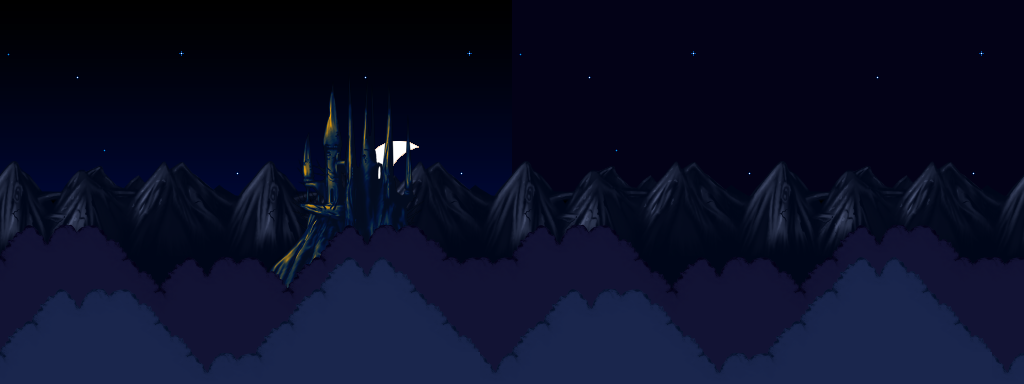

Rendered tile map (Tiled .tmx) drawn with the repository's tilesets; below, a short description and the map source with its tile grids summarised:
An orthogonal 32x12 tile map with 32x32 px tiles, 7 tile layers (back, stars, moon, mountains, ...).

<map version="1.0" orientation="orthogonal" width="32" height="12" tilewidth="32" tileheight="32">
 <tileset firstgid="1" source="../tilesets/DragonsWorldTileset.tsx" />
 <layer name="back" width="32" height="12">
  <properties>
   <property name="hScale" value="0" />
   <property name="vScale" value="0" />
  </properties>
  <data>[384 cells, 384 non-empty, 13 distinct tile ids]</data>
 </layer>
 <layer name="stars" width="32" height="12">
  <properties>
   <property name="hScale" value="0.2" />
   <property name="vScale" value="0.2" />
  </properties>
  <data>[384 cells, 384 non-empty, 4 distinct tile ids]</data>
 </layer>
 <layer name="moon" width="32" height="12">
  <properties>
   <property name="hScale" value="0.3" />
   <property name="vScale" value="0.1" />
  </properties>
  <data>[384 cells, 384 non-empty, 10 distinct tile ids]</data>
 </layer>
 <layer name="mountains" width="32" height="12">
  <properties>
   <property name="hScale" value="0.1" />
   <property name="vScale" value="0" />
  </properties>
  <data>[384 cells, 384 non-empty, 26 distinct tile ids]</data>
 </layer>
 <layer name="castle" width="32" height="12">
  <properties>
   <property name="hScale" value="0.17" />
   <property name="vScale" value="0" />
  </properties>
  <data>[384 cells, 384 non-empty, 49 distinct tile ids]</data>
 </layer>
 <layer name="backClouds" width="32" height="12">
  <properties>
   <property name="hScale" value="0.4" />
   <property name="hSpeed" value="-30" />
   <property name="vScale" value="0" />
  </properties>
  <data>[384 cells, 384 non-empty, 8 distinct tile ids]</data>
 </layer>
 <layer name="clouds" width="32" height="12">
  <properties>
   <property name="hScale" value="0.6" />
   <property name="hSpeed" value="-60" />
   <property name="vScale" value="0" />
  </properties>
  <data>[384 cells, 384 non-empty, 8 distinct tile ids]</data>
 </layer>
</map>
